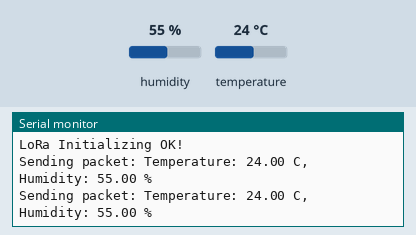
Bench run of a sketch on a simulated Arduino Uno, built with avr-gcc and run on an emulated ATmega328P. On the bench: the last lines printed to the serial monitor. The test bench sets the inputs (shaded band); at power-on: humidity 55 %, temperature 24 °C. No radio packets arrive unless stated.

Above: at 3.4 s.
3.5 s: humidity set to 22 %
At 6.5 s:
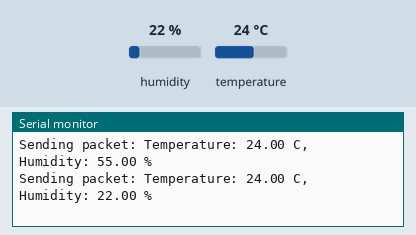
6.9 s: temperature set to 12 °C
At 9.2 s:
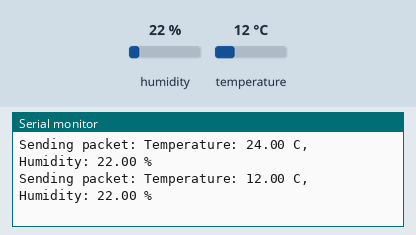
10.3 s: humidity set to 40 %
At 11.8 s:
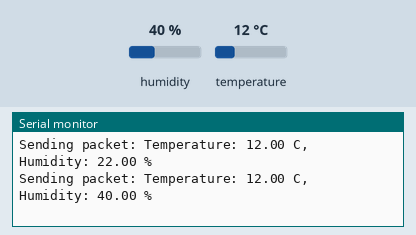
Timing chart, 0 to 13.3 s (numbered marks = the images above; inputs shaded):
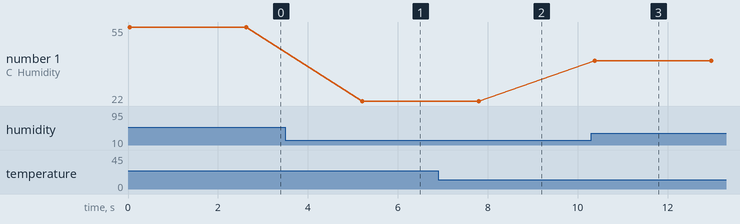

Measured:
- after the input at 3.5 s, the serial monitor: prints a new line after 1.7 s (image 1)
- after the input at 6.9 s, the serial monitor: prints a new line after 0.90 s (image 2)
- after the input at 10.3 s, the serial monitor: prints a new line after 0.09 s (image 3)
- plotted number 1: 55 → 22 after the input at 3.5 s, 22 → 40 after the input at 10.3 s

The sketch:

node2.ino
```cpp
#include <SPI.h>
#include <LoRa.h>
#include <DHT.h>
#include <ArduinoJson.h>

#define DHTPIN 4
#define DHTTYPE DHT11

DHT dht(DHTPIN, DHTTYPE);

#define ss 16
#define rst 14
#define dio0 26

void setup() {
  dht.begin();
  Serial.begin(115200);

  LoRa.setPins(ss, rst, dio0);
  while (!LoRa.begin(866E6)) {
    Serial.print(".");
    delay(500);
  }
  LoRa.setSyncWord(0xF3);
  Serial.println("LoRa Initializing OK!");
}

void loop() {
  float humidity = dht.readHumidity();
  float temperature = dht.readTemperature();

  Serial.print("Sending packet: ");
  Serial.print("Temperature: ");
  Serial.print(temperature);
  Serial.print(" C, ");
  Serial.print("Humidity: ");
  Serial.print(humidity);
  Serial.println(" %");

  LoRa.beginPacket();
  LoRa.print(temperature);
  LoRa.print(" ");
  LoRa.print(humidity);
  LoRa.endPacket();

  delay(2500);  // Send every 10 seconds
}
```
